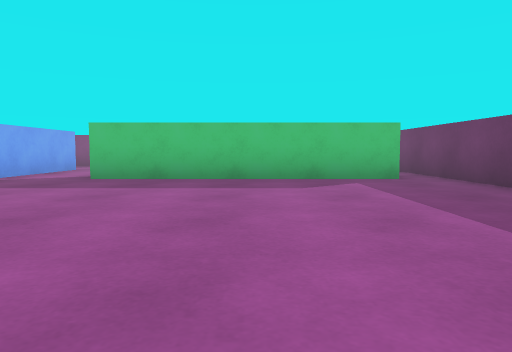
[1] (above)

12 first-person views from a walk through a 3-D level made in the Unity game engine. The camera is 0.51 m above the floor, tilts 4° down and sees 70° across. The floor is counted in squares, 1 m on a side. Each view is taken from the middle of a square. On the plan, view 1 faces up. The plan holds only what a view shows up to about 9 squares ahead; the rest is blank. The player is left out.

[2]
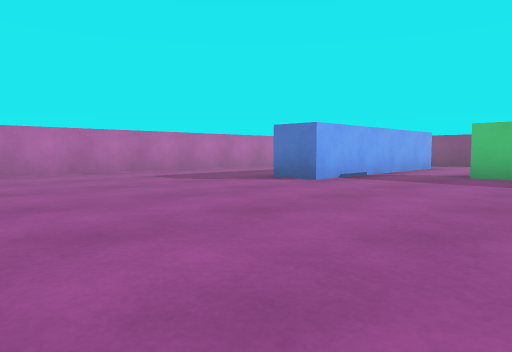

[3]
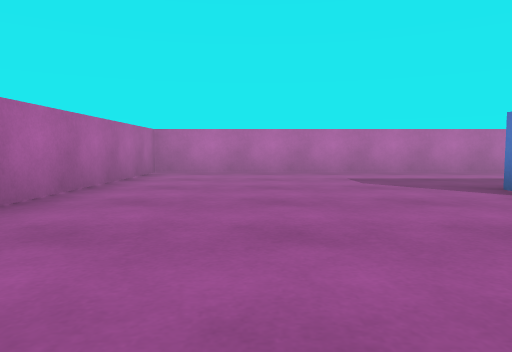

[4]
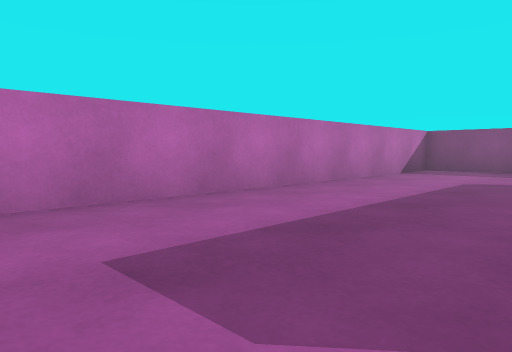

[5]
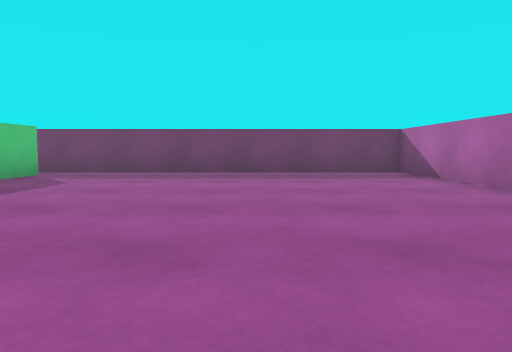

[6]
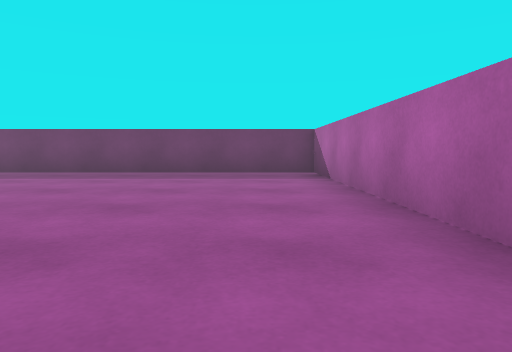

[7]
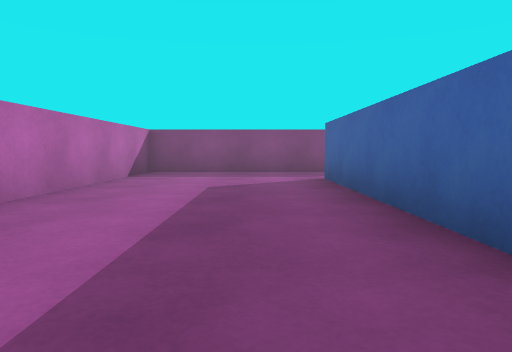

[8]
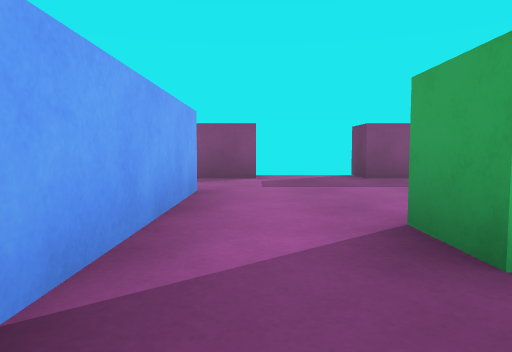

[9]
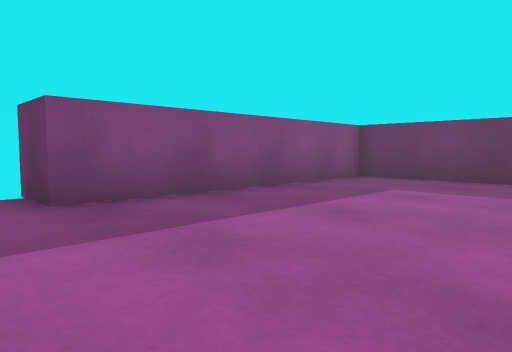

[10]
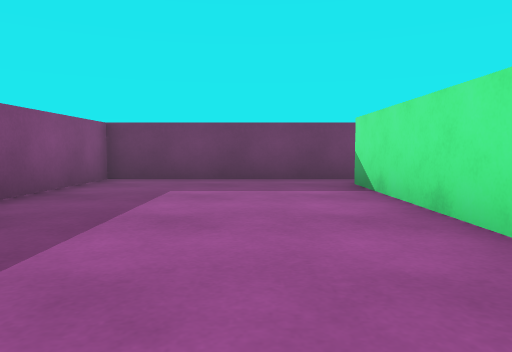

[11]
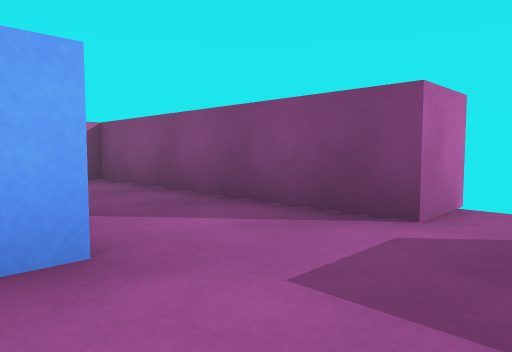

[12]
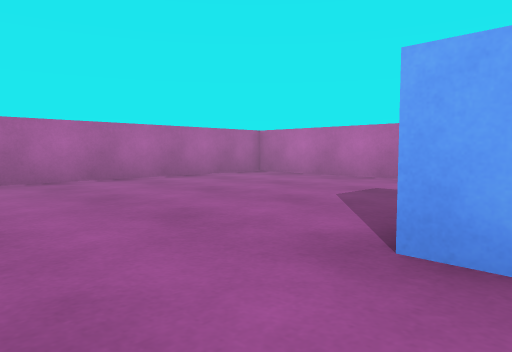

### Floor plan
Points are (right, up) in squares from view 1. A wall is a line through its corners. A room is listed if a view was taken in it or the views show most of it. See-through windows are left out.
Room 1 (views 1, 2, 3, 4, 5, 6, 7, 8, 12)
walls: (-5.7, 4.8) (-5.7, 9.8); (-4.7, 6.4) (-4.7, 4.2) (-5.8, 4.2); (2.6, 6.5) (-3, 6.5); (-6.5, 11.6) (-9.5, 11.6) (-9.5, -1.3) (3.5, -1.3) (3.5, 6.4)
ways out: opening at (-5.5, 10.5) to room 2; opening at (-3.5, 7) to room 2; opening at (3, 7) to room 2
Room 2 (views 9, 10, 11)
walls: (-1, 7.5) (2.6, 7.5); (-3, 6.5) (-3, 7.5); (-4.7, 9.8) (-4.7, 6.4); (-4, 12.8) (-4, 11.6) (-6.5, 11.6); (3.5, 6.4) (3.5, 11.6) (-2, 11.6) (-2, 12.8)
ways out: opening at (-5.5, 10.5) to room 1; opening at (-3.5, 7) to room 1; opening at (3, 7) to room 1

Where each view was taken, in squares from view 1:
view 1: 0 up, 0 right, facing up
view 2: 1 down, 1 left, facing up-left
view 3: 1 up, 1 left, facing left
view 4: 2 up, 6 left, facing up-left
view 5: 2 up, 5 left, facing right
view 6: 0 up, 5 left, facing right
view 7: 3 up, 7 left, facing up
view 8: 5 up, 4 left, facing up
view 9: 8 up, 3 left, facing up-right
view 10: 9 up, 3 left, facing right
view 11: 9 up, 3 left, facing up-left
view 12: 5 up, 3 left, facing down-left
